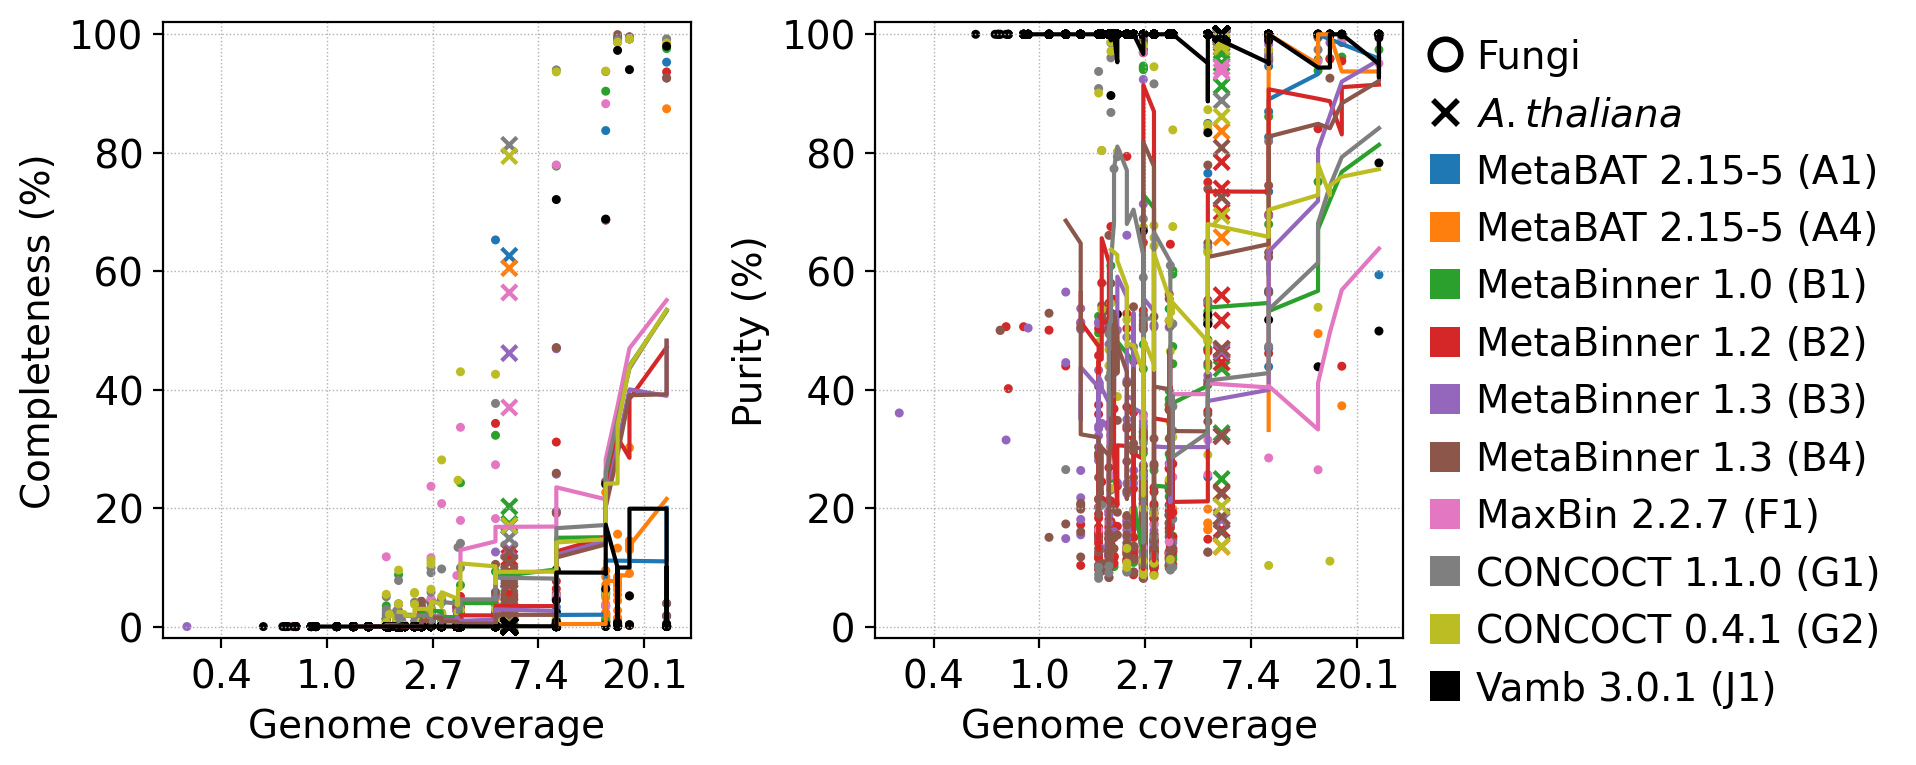

Source code (Python):
import pandas as pd
import numpy as np
import matplotlib
matplotlib.use('Agg')
import seaborn as sns
import matplotlib.pyplot as plt
from matplotlib.lines import Line2D
import matplotlib.ticker as ticker


pd.set_option('display.expand_frame_repr', False)
pd.set_option('display.max_rows', None)

FILE = 'data/ground_truth/coverage_short/coverage_new{}.tsv'
RESULTS_BINS = 'results/amber_rhizosphere_noplasmids/bin_metrics.tsv'
RESULTS_GENOMES = 'results/amber_rhizosphere_noplasmids/genome_metrics_cami1.tsv'
FUNGI = 'data/ground_truth/coverage_short/fungal_metadata.tsv'


def create_colors_list():
    colors_list = []
    for color in plt.cm.tab10(np.linspace(0, 1, 10))[:-1]:
        colors_list.append(tuple(color))
    colors_list.append("black")
    for color in plt.cm.Set2(np.linspace(0, 1, 8)):
        colors_list.append(tuple(color))
    for color in plt.cm.Set3(np.linspace(0, 1, 12)):
        colors_list.append(tuple(color))
    return colors_list


COLORS = create_colors_list()


def plot_metric(pdres, metric, tools, axs):
    # handles = []

    for i, tool in enumerate(tools):
        pdres_tool = pdres[pdres['Tool'] == tool].copy().sort_values(by=['coverage', metric])

        pdres_tool1 = pdres_tool[pdres_tool['genome_id'] != 'GCF_000001735.4_TAIR10.1_genomic']
        pdres_tool2 = pdres_tool[pdres_tool['genome_id'] == 'GCF_000001735.4_TAIR10.1_genomic']

        axs.scatter(np.log(pdres_tool1['coverage']), pdres_tool1[metric], marker='o', label=tool, color=COLORS[i], s=[5] * pdres_tool1.shape[0], rasterized=True)
        axs.scatter(np.log(pdres_tool2['coverage']), pdres_tool2[metric], marker='x', label=tool, color=COLORS[i], s=[30] * pdres_tool2.shape[0], rasterized=True)

        rolling_mean = pdres_tool1[metric].rolling(window=10, min_periods=10).mean()
        axs.plot(np.log(pdres_tool1['coverage']), rolling_mean, color=COLORS[i])

    axs.set_ylim([-0.02, 1.02])

    axs.set_xticklabels(['{:,.1f}'.format(np.exp(x)) for x in axs.get_xticks()], fontsize=14)
    axs.set_yticklabels(['{:3.0f}'.format(x * 100) for x in axs.get_yticks()], fontsize=14)
    # plt.legend(loc='upper left', fontsize=11)

    # axs.set_xlim([-0.02, 1.02])


    axs.set_xlabel('Genome coverage', fontsize=14)
    if metric == 'precision_bp':
        axs.set_ylabel('Purity (%)', fontsize=14)
    elif metric == 'recall_bp':
        axs.set_ylabel('Completeness (%)', fontsize=14)

    axs.grid(which='major', linestyle=':', linewidth='0.5')

    # plt.legend(handles=handles, bbox_to_anchor=(1.05, 1), loc='upper left')
    # return handles


def remove_suffix(s):
    if s.endswith('.fasta'):
        s = s[:-6]
    if s.endswith('.contigs'):
        s = s[:-8]
    return s


def main():
    fungi = pd.read_csv(FUNGI, sep='\t', header=None)

    df = pd.concat([pd.read_csv(FILE.format(i), sep='\t', header=None) for i in range(21)], ignore_index=True)
    df[0] = df.apply(lambda row: remove_suffix(row[0]), axis=1)
    df = df.groupby(0).sum().reset_index().rename(columns={0: 'genome_id', 1: 'coverage'})
    df = df[df['genome_id'].isin(list(fungi[0]) + ['GCF_000001735.4_TAIR10.1_genomic'])]

    pdbins = pd.read_csv(RESULTS_BINS, sep='\t', dtype={'BINID': str})
    pdbins = pdbins[pdbins['Tool'] != 'Gold standard']
    pdbins = pd.merge(pdbins, df, on='genome_id', how='inner')

    pdgen = pd.read_csv(RESULTS_GENOMES, sep='\t', dtype={'BINID': str})
    pdgen = pdgen[pdgen['Tool'] != 'Gold standard']
    pdgen = pd.merge(pdgen, df, on='genome_id', how='inner')

    tools = pdgen['Tool'].unique()

    fig, axs = plt.subplots(1, 2, figsize=(8, 4))

    plot_metric(pdgen, 'recall_bp', tools, axs[0])
    plot_metric(pdbins, 'precision_bp', tools, axs[1])
    plt.subplots_adjust(wspace=0.35)

    circles = []
    circles.append(Line2D([], [], markeredgewidth=2.0, linestyle="None", marker="o", markersize=11, markerfacecolor='white', markeredgecolor='black'))
    circles.append(Line2D([], [], markeredgewidth=2.0, linestyle="None", marker="x", markersize=9, markerfacecolor='white', markeredgecolor='black')) #markeredgewidth=10,
    colors_iter = iter(COLORS)
    for x in range(len(tools)):
        circles.append(Line2D([], [], markeredgewidth=0.0, linestyle="None", marker="s", markersize=11, markerfacecolor=next(colors_iter)))
    lgd = plt.legend(circles, ['Fungi', '$\it{A. thaliana}$'] + list(tools), bbox_to_anchor=(1.05, 1), loc=2, borderaxespad=0., handlelength=0, frameon=False, fontsize=14)

    fig.savefig('coverage.pdf', dpi=100, format='pdf', bbox_inches='tight', bbox_extra_artists=(lgd,))
    fig.savefig('coverage.png', dpi=200, format='png', bbox_inches='tight', bbox_extra_artists=(lgd,))
    plt.close(fig)


if __name__ == "__main__":
    main()
